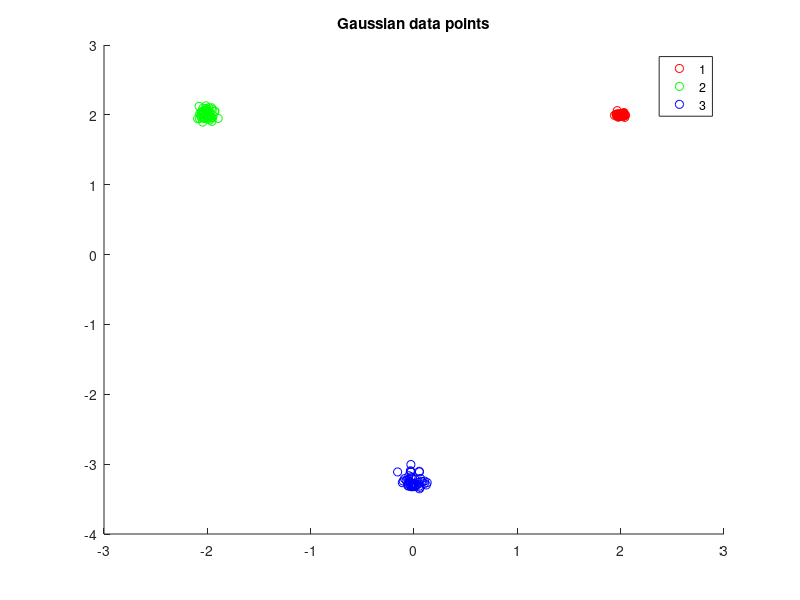

Write MATLAB code to recreate this figure. (Note: this script raises an error after producing the figure.)
% EC 414 - HW 3 - Spring 2022
% K-Means starter code

clear, clc, close all;

%% Generate Gaussian data:
% Add code below:
mu1 = [2,2]';
mu2 = [-2,2]';
mu3 = [0, -3.25]';

I2 = [1 0; 0 1];

sigma1 = 0.02 * I2;
sigma2 = 0.05 * I2;
sigma3 = 0.07 * I2;

points = 50;

data1 =  mu1' + randn(points,2)*sigma1;
data2 =  mu2' + randn(points,2)*sigma2;
data3 =  mu3' + randn(points,2)*sigma3;
% data1 = mvnrnd(mu1, sigma1, points);
% data2 = mvnrnd(mu2, sigma2, points);
% data3 = mvnrnd(mu3, sigma3, points);

figure()
scatter(data1(:,1), data1(:,2), 'r');
hold on
scatter(data2(:,1), data2(:,2), 'g');
scatter(data3(:,1), data3(:,2), 'b');
title('Gaussian data points')
legend('1','2','3');
hold off
% %% Generate NBA data:
% % Add code below:
% 
% % HINT: readmatrix might be useful here
% 
% % Problem 3.2(f): Generate Concentric Rings Dataset using
% % sample_circle.m provided to you in the HW 3 folder on Blackboard.
% 
%% K-Means implementation
% Add code below

K = 3;
MU_init = [3 3; -4 -1; 2 -4];
%MU_init = [-0.14 2.61; 3.15 -0.84; -3.28 -1.58];

MU_previous = MU_init;
MU_current = MU_init;

% initializations
DATA = [data1 ; data2; data3];
labels = ones(length(DATA),1);
converged = 0;
iteration = 0;
convergence_threshold = 0.025;

%stop if the derived cluster means become stationary
while (converged==0)
    iteration = iteration + 1;
    fprintf('Iteration: %d\n',iteration)

    %% CODE - Assignment Step - Assign each data observation to the cluster with the nearest mean:
    % Write code below here:
    for(i = 1:length(DATA))
        dist = euclidean_distance(DATA(i,:),MU_current); %find euclidean distance of each data point to each mu
        labels(i) = closest_label(dist, MU_current); %find the label of the closest mu       
    end
    %% CODE - Mean Updating - Update the cluster means
    % Write code below here:
    MU_previous = MU_current
    label1 = DATA(find(labels == 1),:);
    MU_current(1,:) = mean(label1);
    label2 = DATA(find(labels == 2),:);
    MU_current(2,:) = mean(label2);
    label3 = DATA(find(labels == 3),:);
    MU_current(3,:) = mean(label3)

    %% CODE 4 - Check for convergence 
    % Write code below here:
    
    if (sum(sum(abs(MU_previous - MU_current) < convergence_threshold)) || sum(sum(isnan(MU_current))))
        converged=1;
    end
    
    %% CODE 5 - Plot clustering results if converged:
    % Write code below here:
    if (converged == 1)
        fprintf('\nConverged.\n')
        
        
       
        
        %% If converged, get WCSS metric
        % Add code below
        
    end
    
    %%%%%%%%%%%%%%%%%%%%%%%%%%%%%%%%%%%%%%%%%%%%%%%%
end

data1 = DATA(find(labels == 1), :);
data2 = DATA(find(labels == 2), :);
data3 = DATA(find(labels == 3), :);

figure()
scatter(data1(:,1), data1(:,2), 'r');
hold on
scatter(data2(:,1), data2(:,2), 'g');
scatter(data3(:,1), data3(:,2), 'b');
scatter(MU_current(:,1),MU_current(:,2),'black*')
title('Clusters produced by k-means')
legend('1','2','3');
hold off
% 
% 
% 
%returns euclidean distance of a singular point to each point in a matrix
function distance = euclidean_distance(point, points)
    distance = zeros(length(points),1); %initialize distance vector
    [r,c] = size(points);
    for (i = 1:r) % loop through each point of the matrix of points
        distance(i,1) = sqrt((point(1,1)-points(i,1))^2+(point(1,2)-points(i,2))^2); %distance between two points
    end
end

%returns the label of the closest point given a distance vector and matrix of points
function label = closest_label(distance, points)
    sort_dist = sort(distance); %sort the distance vector from smalllest to largest
    close_point = points(find(sort_dist(1) == distance), :); %find the index of the smallest distance in the distance vector and find point that gives that distance
    [tf, label] = ismember(close_point, points, 'rows'); %find row index of the closest mu, correlates to label
end
